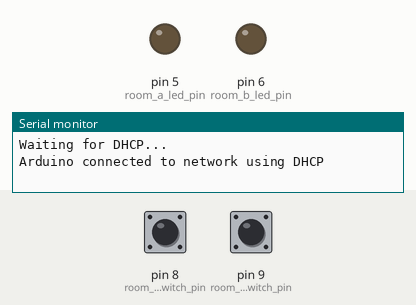
This sketch was run on a simulated Arduino Uno, built with avr-gcc and run on an emulated ATmega328P. Parts: output pins drawn as LEDs (lit = HIGH), the last lines printed to the serial monitor. Inputs (shaded band) come from the test bench; at power-on: pin 8 (room_a_switch_pin) HIGH, pin 9 (room_b_switch_pin) HIGH. WiFi joins after 1.5 s; servers stay silent unless stated; uploads are accepted with an empty reply.

Above: at 5.7 s.
5.8 s: pin 8 (room_a_switch_pin) pulled LOW for 0.15 s
At 6.7 s:
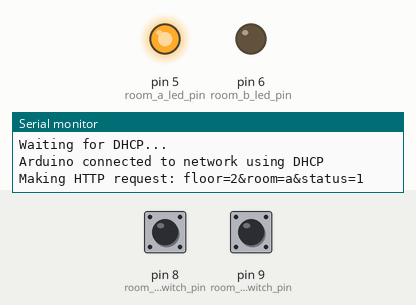
8.6 s: pin 9 (room_b_switch_pin) pulled LOW for 0.15 s
At 9.6 s:
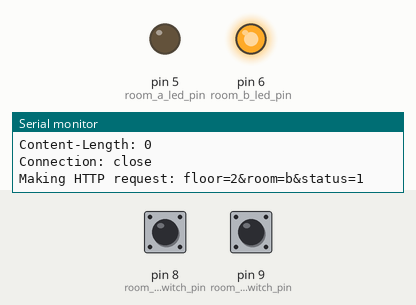
11.4 s: pin 9 (room_b_switch_pin) pulled LOW for 3.2 s
At 15.8 s:
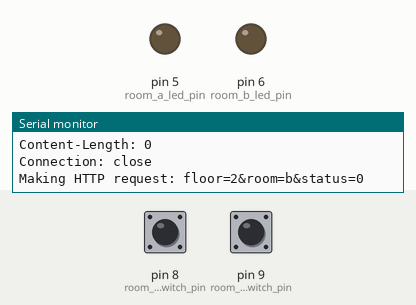
16.1 s: pin 8 (room_a_switch_pin) pulled LOW for 3.2 s
At 16.9 s:
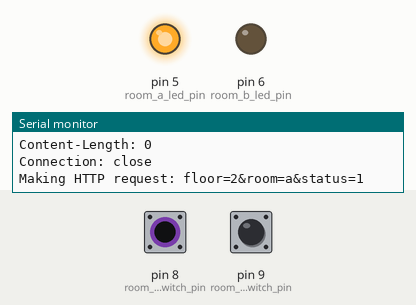
Timing chart, 0 to 20.8 s (numbered marks = the images above; inputs shaded):
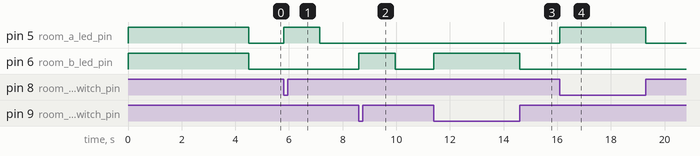

Measured:
- after the input at 5.8 s, pin 5 (room_a_led_pin): LOW → HIGH at once, → LOW 1.4 s later
- after the input at 8.6 s, pin 6 (room_b_led_pin): LOW → HIGH at once, → LOW 1.4 s later
- after the input at 11.4 s, pin 6 (room_b_led_pin): LOW → HIGH at once, → LOW 3.2 s later
- after the input at 16.1 s, pin 5 (room_a_led_pin): LOW → HIGH at once, → LOW 3.2 s later

The sketch:

gotta_go.ino
```cpp
#include <SPI.h>
#include <Ethernet.h>

// This Arduino's floor level
int level = 2;

// Room identifiers
char room_a = 'a';
char room_b = 'b';

// This Arduino's unique MAC
byte mac[] = { 0x90, 0xA2, 0xDA, 0x0E, 0x99, 0x09 };

// Door lock switch pins
int room_a_switch_pin = 8;
int room_b_switch_pin = 9;

// Wall indicator LED pins
int room_a_led_pin = 5;
int room_b_led_pin = 6;

// Last switch readings (potentially spurious, used for debouncing)
boolean room_a_last_reading = HIGH;
boolean room_b_last_reading = HIGH;

// Last switch readings after debouncing
int room_a_last_stable_reading = HIGH;
int room_b_last_stable_reading = HIGH;

// Debounce delays to filter out switch noise
// http://arduino.cc/en/Tutorial/Debounce
long debounce_delay = 50;
long room_a_last_debounce = 0;
long room_b_last_debounce = 0;

// Ethernet client
EthernetClient client;

long lastConnectionTime = 0;
boolean lastConnected = false;
int failedCounter = 0;

// Server host to POST occupancy changes to
char serverHost[] = "gottago.medu.com";
char serverPath[] = "/api/event";

void setup()
{
  Serial.begin(9600);

  // Switch pins are inputs using the built-in pull-up resistors
  pinMode(room_a_switch_pin, INPUT_PULLUP);
  pinMode(room_b_switch_pin, INPUT_PULLUP);

  // LED pins are outputs
  pinMode(room_a_led_pin, OUTPUT);
  pinMode(room_b_led_pin, OUTPUT);

  // Light both LEDs until Ethernet is setup
  digitalWrite(room_a_led_pin, HIGH);
  digitalWrite(room_b_led_pin, HIGH);

  // Setup Ethernet connection
  startEthernet();
  delay(1000);
}

void loop()
{
  // Record inital room A input
  int room_a_reading = digitalRead(room_a_switch_pin);
  if (room_a_reading != room_a_last_reading)
  {
    room_a_last_debounce = millis();
  }

  // Record inital room B input
  int room_b_reading = digitalRead(room_b_switch_pin);
  if (room_b_reading != room_b_last_reading)
  {
    room_b_last_debounce = millis();
  }

  // Update the indicator lights
  digitalWrite(room_a_led_pin, !room_a_reading);
  digitalWrite(room_b_led_pin, !room_b_reading);

  // Debounce room A switch
  if ((millis() - room_a_last_debounce) > debounce_delay)
  {
    if (room_a_reading != room_a_last_stable_reading)
    {
      notify(level, room_a, (room_a_reading) ? false : true);
      room_a_last_stable_reading = room_a_reading;
    }
  }
  room_a_last_reading = room_a_reading;

  // Debounce room B switch
  if ((millis() - room_b_last_debounce) > debounce_delay)
  {
    if (room_b_reading != room_b_last_stable_reading)
    {
      notify(level, room_b, (room_b_reading) ? false : true);
      room_b_last_stable_reading = room_b_reading;
    }
  }
  room_b_last_reading = room_b_reading;
}

void startEthernet()
{
  client.stop();

  Serial.println("Waiting for DHCP...");
  Serial.println();

  delay(1000);

  // Connect to network amd obtain an IP address using DHCP
  if (Ethernet.begin(mac) == 0)
  {
    Serial.println("DHCP Failed, reset Arduino to try again");
  }
  else
  {
    Serial.println("Arduino connected to network using DHCP");
  }

  delay(1000);
}

void notify(int level, char room, boolean occupied)
{
  if (client.connect(serverHost, 80))
  {
    String data = "floor=" + String(level, DEC) + "&room=" + String(room) + "&status=" + String(occupied, DEC);
    Serial.println("Making HTTP request: " + data);
    client.print("POST " + String(serverPath) + " HTTP/1.1\n");
    client.print("Host: " + String(serverHost) + "\n");
    client.print("Connection: close\n");
    client.print("Content-Type: application/x-www-form-urlencoded\n");
    client.print("Content-Length: ");
    client.print(data.length());
    client.print("\n\n");
    client.print(data);

    // Display HTTP responses
    char c;
    delay(1000);
    while(client.connected() && !client.available()) delay(1);
    while (client.available()) {
      c = client.read();
      Serial.print(c);
    }
    client.stop();
    client.flush();
  }
}
```
